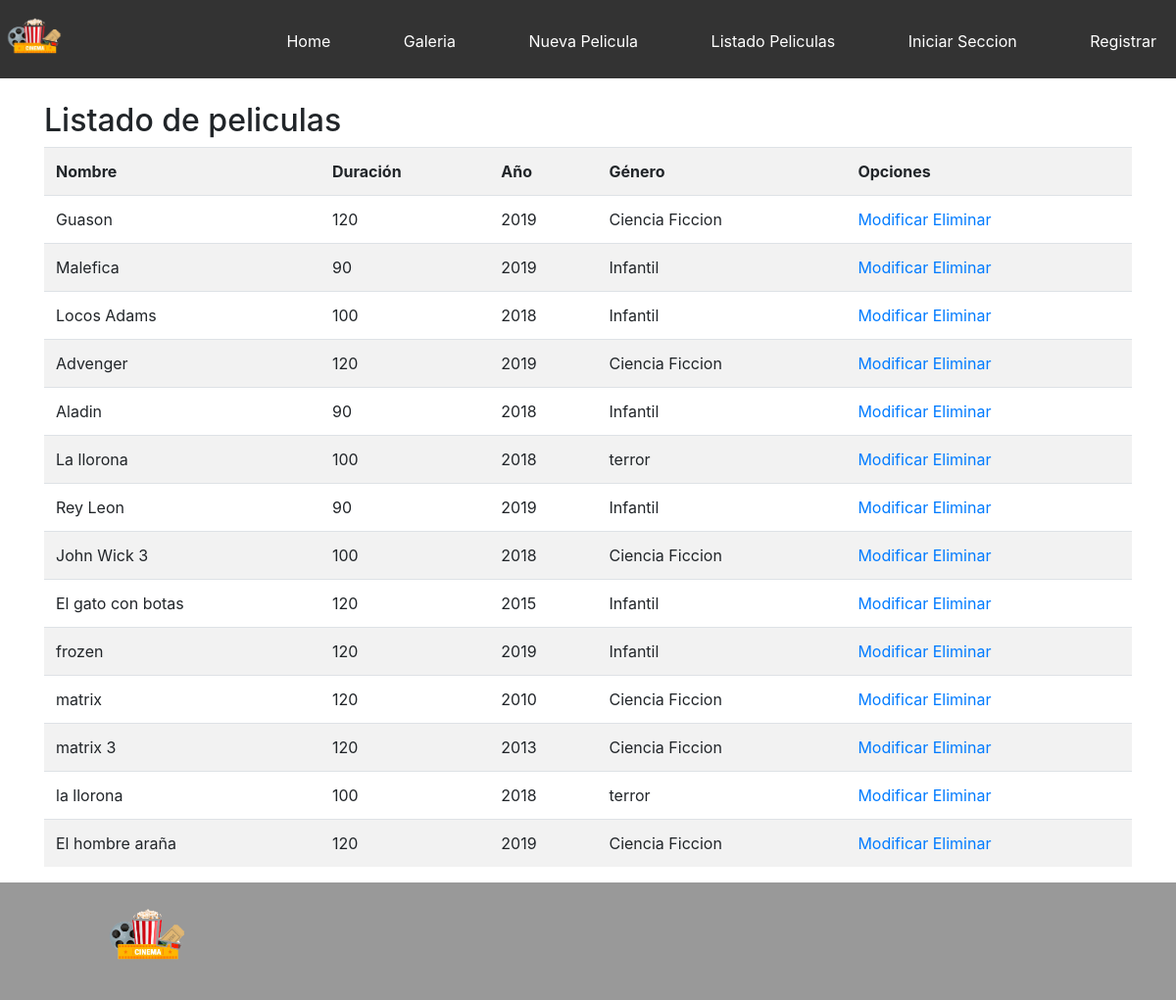
The app's page /listado-peliculas/ with its own data.
### core/models.py (models this page shows, shortened)
class Pelicula(models.Model):
    nombre = models.CharField(max_length=200)
    duracion = models.IntegerField()
    anio = models.IntegerField(verbose_name="Año")
    genero =models.ForeignKey(Genero,on_delete=models.CASCADE)

class Genero(models.Model):
    nombre = models.CharField(max_length=80)
    def __str__(self):
        return self.nombre

### core/views.py (the view)
# urls.py: path('listado-peliculas/', listado_pelicula, name="listado_peliculas"),
def listado_pelicula(request):
    peliculas = Pelicula.objects.all()
    data = {
        'peliculas': peliculas
    }
    return render(request, 'core/listado_peliculas.html', data)

### core/templates/core/listado_peliculas.html (shortened to what this page needs)
{% extends 'core/base.html' %}
{% load static %}
{% block contenido %}
<h2>Listado de peliculas</h2>
<table class="table table-striped">
    <tr>
        <th>Nombre</th>
        <th>Duración</th>
        <th>Año</th>
        <th>Género</th>
        <th>Opciones</th>
    </tr>
    {% for p in peliculas %}
    <tr>
        <td>{{ p.nombre }}</td>
        <td>{{ p.duracion }}</td>
        <td>{{ p.anio }}</td>
        <td>{{ p.genero }}</td>
        <td>
            <a href="{% url 'modificar_pelicula' p.id %}">Modificar</a>
            <a href="#" onclick="confirmarEliminacion({{p.id}})">Eliminar</a>
        </td>
    </tr>
    {% endfor %}
</table>
{% endblock %}

### core/templates/core/base.html (shortened to what this page needs)
<!DOCTYPE html>
<html lang="es">
<head>
    {% load static %} {% block css %} {% endblock %}
    <link rel="stylesheet" href="{% static 'core/css/estilos.css' %}">
    <link rel="stylesheet" href="https://stackpath.bootstrapcdn.com/bootstrap/4.3.1/css/bootstrap.min.css">
</head>
<body>
    <header>
        <img src="{% static 'core/img/logo.png' %}" alt="Logo" class="logo">
        <nav>
            <ul>
                <li>
                    <a href="{% url 'home' %}">Home</a>
                </li>
                <li>
                    <a href="{% url 'galeria' %}">Galeria</a>
                </li>
                <li>
                    <a href="{% url 'nueva_pelicula' %}">Nueva Pelicula</a>
                </li>
                <li>
                    <a href="{% url 'listado_peliculas' %}">Listado Peliculas</a>
                </li>
                {% if user.is_authenticated %}
                <li>
                    <a href="#">Usuario: {{ user.username }}</a>
                </li>
                <li>
                    <a href="{% url 'logout' %}">Cerrar Seccion</a>
                </li>
                {% else %}
                <li>
                    <a href="{% url 'login' %}">Iniciar Seccion</a>
                </li>
                <li>
                    <a href="{% url 'registro_usuario' %}">Registrar</a>
                </li>
                {% endif %}
            </ul>
        </nav>
    </header>
    <div id="principal">
        <br>
        <div class="container">
            {% block contenido %} {% endblock %}
        </div>
    </div>
    <footer class="hide_on_mobile">
        <div>
            <img src="{% static 'core/img/logo.png' %}" alt="logo" class="logo_footer">
        </div>
    </footer>
</body>
</html>

### core/static/core/css/estilos.css (style rules this page uses)
* { margin:0; padding: 0; }
body { background-color:rgb(219, 219, 219); font-family: fantasy; }
header { width: 100%; height: 80px; background-color:#333; transition: all 0.5s; }
#principal { width: 100%; min-height: 100vh; height: auto; }
footer { width: 100%; height: 120px; background-color:#999; }
nav { width: auto; float:right; }
nav > ul > li { display: inline-block; margin-left:30px; padding:30px 20px; transition: all 0.5s; }
nav > ul > li > a { color:white; text-decoration: none; }
.logo { width: 70px; }
footer > div { width: 25%; float:left; }
.logo_footer { width: 100px; margin:auto; display: block; }
.hide_on_mobile { display: block; }

### records on screen
Pelicula: nombre "Guason", duracion "120", anio "2019", genero "Ciencia Ficcion"
Pelicula: nombre "Malefica", duracion "90", anio "2019", genero "Infantil"
Pelicula: nombre "Locos Adams", duracion "100", anio "2018", genero "Infantil"
Pelicula: nombre "Advenger", duracion "120", anio "2019", genero "Ciencia Ficcion"
Pelicula: nombre "Aladin", duracion "90", anio "2018", genero "Infantil"
Pelicula: nombre "La llorona", duracion "100", anio "2018", genero "terror"
Pelicula: nombre "Rey Leon", duracion "90", anio "2019", genero "Infantil"
Pelicula: nombre "John Wick 3", duracion "100", anio "2018", genero "Ciencia Ficcion"
Pelicula: nombre "El gato con botas", duracion "120", anio "2015", genero "Infantil"
Pelicula: nombre "frozen", duracion "120", anio "2019", genero "Infantil"
Pelicula: nombre "matrix", duracion "120", anio "2010", genero "Ciencia Ficcion"
Pelicula: nombre "matrix 3", duracion "120", anio "2013", genero "Ciencia Ficcion"
Pelicula: nombre "la llorona", duracion "100", anio "2018", genero "terror"
Pelicula: nombre "El hombre araña", duracion "120", anio "2019", genero "Ciencia Ficcion"
